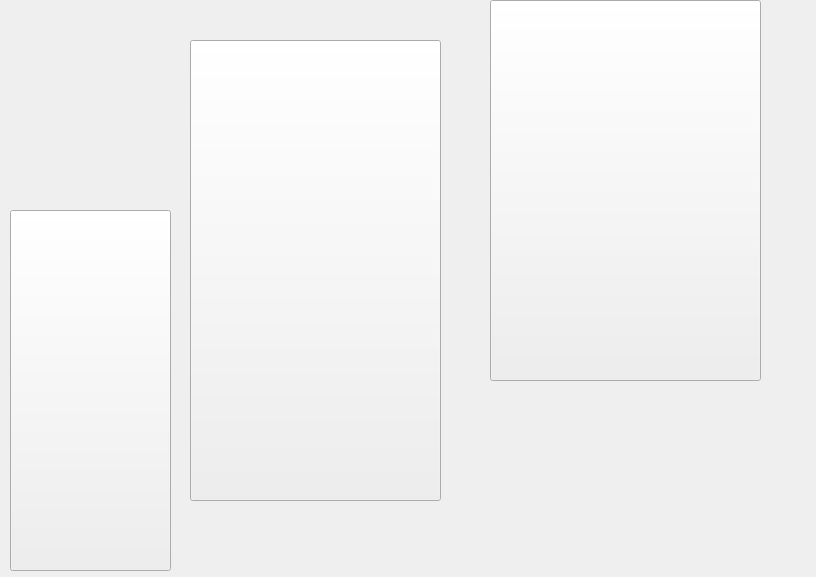
<?xml version="1.0" encoding="UTF-8"?>
<ui version="4.0">
 <class>MainWindow</class>
 <widget class="QMainWindow" name="MainWindow">
  <property name="geometry">
   <rect>
    <x>0</x>
    <y>0</y>
    <width>816</width>
    <height>577</height>
   </rect>
  </property>
  <property name="minimumSize">
   <size>
    <width>816</width>
    <height>577</height>
   </size>
  </property>
  <property name="maximumSize">
   <size>
    <width>816</width>
    <height>577</height>
   </size>
  </property>
  <property name="windowTitle">
   <string>MainWindow</string>
  </property>
  <widget class="QWidget" name="centralwidget">
   <widget class="QLabel" name="background">
    <property name="geometry">
     <rect>
      <x>0</x>
      <y>0</y>
      <width>816</width>
      <height>577</height>
     </rect>
    </property>
    <property name="minimumSize">
     <size>
      <width>816</width>
      <height>577</height>
     </size>
    </property>
    <property name="maximumSize">
     <size>
      <width>816</width>
      <height>577</height>
     </size>
    </property>
    <property name="text">
     <string/>
    </property>
    <property name="pixmap">
     <pixmap>../imagens/Frente/FrenteCube.png</pixmap>
    </property>
   </widget>
   <widget class="QPushButton" name="porta">
    <property name="geometry">
     <rect>
      <x>190</x>
      <y>40</y>
      <width>251</width>
      <height>461</height>
     </rect>
    </property>
    <property name="text">
     <string/>
    </property>
   </widget>
   <widget class="QPushButton" name="vaso">
    <property name="geometry">
     <rect>
      <x>10</x>
      <y>210</y>
      <width>161</width>
      <height>361</height>
     </rect>
    </property>
    <property name="text">
     <string/>
    </property>
   </widget>
   <widget class="QPushButton" name="janela">
    <property name="geometry">
     <rect>
      <x>490</x>
      <y>0</y>
      <width>271</width>
      <height>381</height>
     </rect>
    </property>
    <property name="text">
     <string/>
    </property>
   </widget>
  </widget>
 </widget>
 <resources/>
 <connections/>
</ui>
